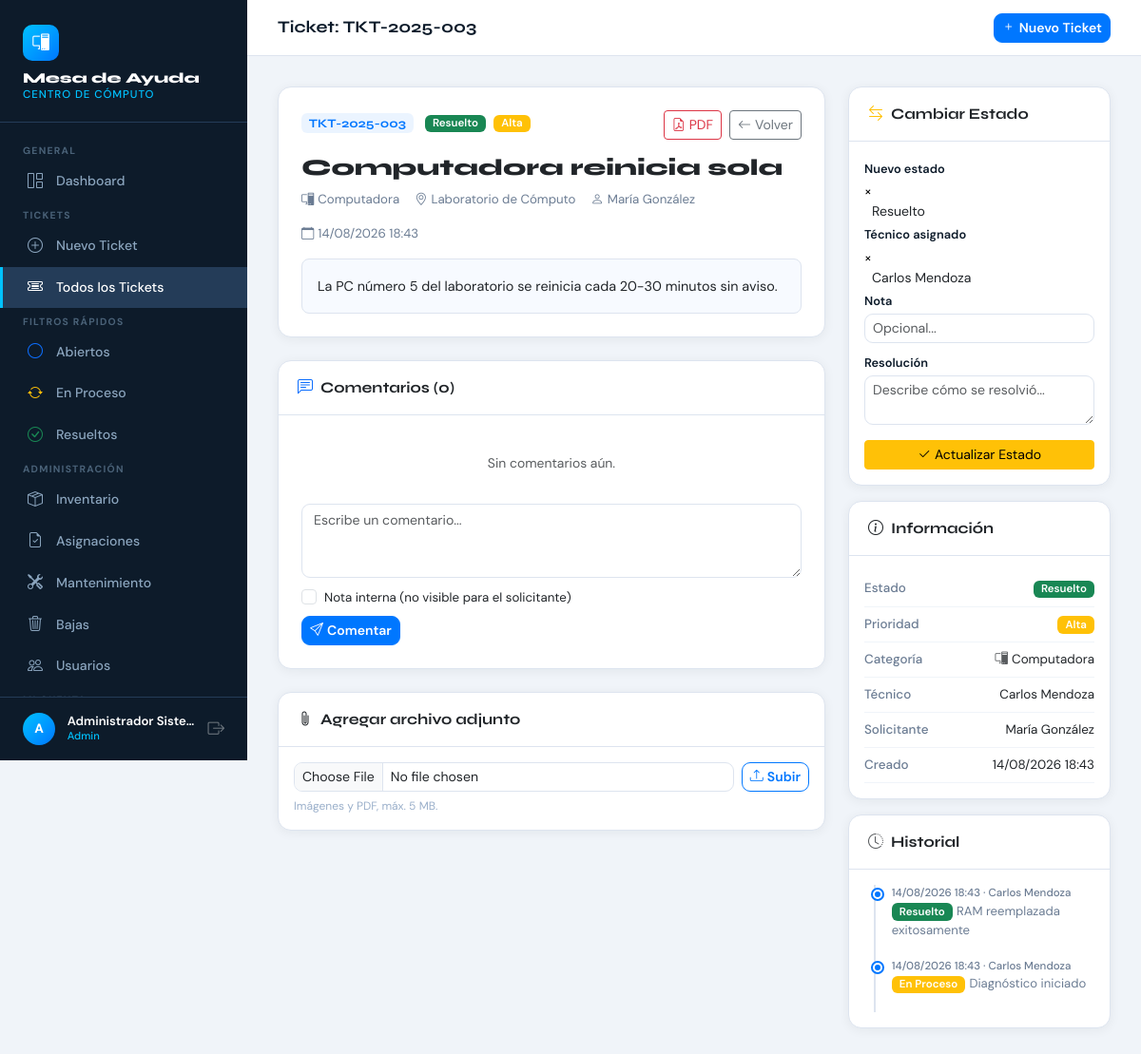
The page /index.php?c=tickets&a=detail&id=3 (signed in) on the database its author committed.
### tables this page shows
CREATE TABLE IF NOT EXISTS tickets (id INT AUTO_INCREMENT PRIMARY KEY, folio VARCHAR(20) NOT NULL UNIQUE, titulo VARCHAR(200) NOT NULL, descripcion TEXT NOT NULL, categoria ENUM('internet','computadora','impresora','proyector','red','software','hardware','otro') NOT NULL, prioridad ENUM('baja','media','alta','critica') NOT NULL DEFAULT 'media', estado ENUM('abierto','en_proceso','en_espera','resuelto','cerrado') NOT NULL DEFAULT 'abierto', ubicacion VARCHAR(150) DEFAULT NULL, usuario_id INT NOT NULL, tecnico_id INT DEFAULT NULL, resolucion TEXT DEFAULT NULL, creado_en DATETIME NOT NULL DEFAULT CURRENT_TIMESTAMP, actualizado_en DATETIME NOT NULL DEFAULT CURRENT_TIMESTAMP ON UPDATE CURRENT_TIMESTAMP, cerrado_en DATETIME DEFAULT NULL, FOREIGN KEY (usuario_id) REFERENCES usuarios(id), FOREIGN KEY (tecnico_id) REFERENCES usuarios(id));

CREATE TABLE IF NOT EXISTS historial_estados (id INT AUTO_INCREMENT PRIMARY KEY, ticket_id INT NOT NULL, usuario_id INT NOT NULL, estado_anterior ENUM('abierto','en_proceso','en_espera','resuelto','cerrado') DEFAULT NULL, estado_nuevo ENUM('abierto','en_proceso','en_espera','resuelto','cerrado') NOT NULL, nota VARCHAR(255) DEFAULT NULL, creado_en DATETIME NOT NULL DEFAULT CURRENT_TIMESTAMP, FOREIGN KEY (ticket_id) REFERENCES tickets(id) ON DELETE CASCADE, FOREIGN KEY (usuario_id) REFERENCES usuarios(id));

### controllers/TicketController.php (called while the page is built, shortened)
<?php
require_once __DIR__ . '/../models/Ticket.php';
class TicketController {
    private Ticket $ticketModel;
    public function __construct() {
        $this->ticketModel  = new Ticket();
    }
    public function detail(): void {
        $id     = (int)($_GET['id'] ?? 0);
        $rol = $_SESSION['user_rol'];
        $esAdmin     = in_array($rol, ['admin','tecnico']);
        $estados     = Ticket::ESTADOS;
        $prioridades = Ticket::PRIORIDADES;
        $categorias  = Ticket::CATEGORIAS;
        $ticket      = $this->ticketModel->getById($id);
        $comentarios = $this->ticketModel->getComentarios($id, $esAdmin);
        $historial   = $this->ticketModel->getHistorial($id);
        require __DIR__ . '/../views/tickets/detail.php';
    }
}

### config/database.php (called while the page is built, shortened)
<?php
class Database {
    private static ?PDO $instance = null;
    public static function getConnection(): PDO {
        if (self::$instance === null) {
            $dsn = "mysql:host=" . DB_HOST . ";dbname=" . DB_NAME . ";charset=" . DB_CHARSET;
            $options = [
                PDO::ATTR_ERRMODE            => PDO::ERRMODE_EXCEPTION,
                PDO::ATTR_DEFAULT_FETCH_MODE => PDO::FETCH_ASSOC,
                PDO::ATTR_EMULATE_PREPARES   => false,
            ];
            try {
                self::$instance = new PDO($dsn, DB_USER, DB_PASS, $options);
            } catch (PDOException $e) {
                die(json_encode(['error' => 'Error de conexión: ' . $e->getMessage()]));
            }
        }
        return self::$instance;
    }
}

### models/Ticket.php (called while the page is built, shortened)
<?php
require_once __DIR__ . '/../config/database.php';
class Ticket {
    private PDO $db;
    public function __construct(){$this->db=Database::getConnection();}
    public function getById(int $id):array|false{
        $s=$this->db->prepare("SELECT t.*,CONCAT(u.nombre,' ',u.apellido) AS nombre_usuario,u.email AS email_usuario,u.departamento AS dept_usuario,CONCAT(te.nombre,' ',te.apellido) AS nombre_tecnico FROM tickets t JOIN usuarios u ON u.id=t.usuario_id LEFT JOIN usuarios te ON te.id=t.tecnico_id WHERE t.id=?");
        $s->execute([$id]);return $s->fetch();
    }
    public function getComentarios(int $tid,bool $admin=false):array{
        $sql="SELECT c.*,CONCAT(u.nombre,' ',u.apellido) AS nombre_usuario,u.rol FROM comentarios c JOIN usuarios u ON u.id=c.usuario_id WHERE c.ticket_id=?";
        if(!$admin)$sql.=" AND c.es_interno=0";$sql.=" ORDER BY c.creado_en ASC";
        $s=$this->db->prepare($sql);$s->execute([$tid]);return $s->fetchAll();
    }
    public function getHistorial(int $tid):array{
        $s=$this->db->prepare("SELECT h.*,CONCAT(u.nombre,' ',u.apellido) AS nombre_usuario FROM historial_estados h JOIN usuarios u ON u.id=h.usuario_id WHERE h.ticket_id=? ORDER BY h.creado_en ASC");
        $s->execute([$tid]);return $s->fetchAll();
    }
}

### views/tickets/detail.php (the view, shortened to what this page needs)
<?php
$pageTitle='Ticket: '.$ticket['folio'];
require __DIR__.'/../layouts/header.php';
$est=$estados[$ticket['estado']]??['label'=>$ticket['estado'],'color'=>'secondary'];
$pri=$prioridades[$ticket['prioridad']]??['label'=>$ticket['prioridad'],'color'=>'secondary'];
$cat=$categorias[$ticket['categoria']]??['label'=>$ticket['categoria'],'icon'=>'bi-tools'];
?>
<div class="row g-4">
  <div class="col-lg-8">
    <div class="card mb-4">
      <div class="card-body p-4">
        <div class="d-flex align-items-start justify-content-between flex-wrap gap-2 mb-3">
          <div>
            <span class="folio-badge me-2"><?=htmlspecialchars($ticket['folio'])?></span>
            <span class="badge bg-<?=$est['color']?>"><?=$est['label']?></span>
            <span class="badge bg-<?=$pri['color']?> ms-1"><?=$pri['label']?></span>
          </div>
          <div class="d-flex gap-2">
            <a href="index.php?c=reports&a=ticket&id=<?=$ticket['id']?>" target="_blank" class="btn btn-sm btn-outline-danger"><i class="bi bi-file-earmark-pdf me-1"></i>PDF</a>
            <a href="index.php?c=tickets" class="btn btn-sm btn-outline-secondary"><i class="bi bi-arrow-left me-1"></i>Volver</a>
          </div>
        </div>
        <h4 style="font-family:'Syne',sans-serif;font-weight:800;margin-bottom:.5rem"><?=htmlspecialchars($ticket['titulo'])?></h4>
        <div class="d-flex flex-wrap gap-3 mb-3" style="font-size:.83rem;color:#6b7c93">
          <span><i class="<?=$cat['icon']?> me-1"></i><?=$cat['label']?></span>
          <?php if($ticket['ubicacion']):?><span><i class="bi bi-geo-alt me-1"></i><?=htmlspecialchars($ticket['ubicacion'])?></span><?php endif;?>
          <span><i class="bi bi-person me-1"></i><?=htmlspecialchars($ticket['nombre_usuario'])?></span>
          <span><i class="bi bi-calendar me-1"></i><?=date('d/m/Y H:i',strtotime($ticket['creado_en']))?></span>
        </div>
        <div class="p-3 rounded-3" style="background:#f7faff;border:1px solid #dde4ef;font-size:.9rem;line-height:1.7;white-space:pre-wrap"><?=htmlspecialchars($ticket['descripcion'])?></div>
      </div>
    </div>
    <div class="card mb-4">
      <div class="card-header"><i class="bi bi-chat-left-text me-2 text-primary"></i>Comentarios (<?=count($comentarios)?>)</div>
      <div class="card-body p-4">
        <?php if(empty($comentarios)):?><p class="text-muted text-center py-3" style="font-size:.87rem">Sin comentarios aún.</p><?php endif;?>
        <?php if(!in_array($ticket['estado'],['cerrado'])):?>
        <form method="POST" class="mt-3">
          <div class="mb-2"><textarea name="mensaje" class="form-control" rows="3" placeholder="Escribe un comentario..." required></textarea></div>
          <?php if($esAdmin):?><div class="form-check mb-2"><input type="checkbox" name="es_interno" class="form-check-input" id="chkInterno"><label class="form-check-label" for="chkInterno" style="font-size:.83rem">Nota interna (no visible para el solicitante)</label></div><?php endif;?>
          <button type="submit" class="btn btn-primary btn-sm"><i class="bi bi-send me-1"></i>Comentar</button>
        </form>
        <?php endif;?>
      </div>
    </div>
    <?php if(!in_array($ticket['estado'],['cerrado'])):?>
    <div class="card mb-4">
      <div class="card-header"><i class="bi bi-paperclip me-2"></i>Agregar archivo adjunto</div>
      <div class="card-body p-3">
        <form method="POST" enctype="multipart/form-data" class="d-flex gap-2 align-items-end flex-wrap">
          <div style="flex:1;min-width:200px"><input type="file" name="adjunto" class="form-control form-control-sm" accept=".jpg,.jpeg,.png,.gif,.webp,.pdf"></div>
          <button type="submit" class="btn btn-outline-primary btn-sm"><i class="bi bi-upload me-1"></i>Subir</button>
        </form>
        <div style="font-size:.75rem;color:#9aafca;margin-top:.4rem">Imágenes y PDF, máx. 5 MB.</div>
      </div>
    </div>
    <?php endif;?>
  </div>
  <div class="col-lg-4">
    <?php if($esAdmin&&!in_array($ticket['estado'],['cerrado'])):?>
    <div class="card mb-3">
      <div class="card-header"><i class="bi bi-arrow-left-right me-2 text-warning"></i>Cambiar Estado</div>
      <div class="card-body p-3">
        <form method="POST">
          <div class="mb-2"><label class="form-label mb-1" style="font-size:.8rem">Nuevo estado</label>
          </div>
          <div class="mb-2"><label class="form-label mb-1" style="font-size:.8rem">Técnico asignado</label>
          </div>
          <div class="mb-2"><label class="form-label mb-1" style="font-size:.8rem">Nota</label><input type="text" name="nota" class="form-control form-control-sm" placeholder="Opcional..."></div>
          <div class="mb-3" id="resDiv" style="display:<?=in_array($ticket['estado'],['resuelto','cerrado'])?'block':'none'?>">
            <label class="form-label mb-1" style="font-size:.8rem">Resolución</label>
            <textarea name="resolucion" class="form-control form-control-sm" rows="2" placeholder="Describe cómo se resolvió..."><?=htmlspecialchars($ticket['resolucion']??'')?></textarea>
          </div>
          <button type="submit" class="btn btn-warning btn-sm w-100" style="color:#000"><i class="bi bi-check2 me-1"></i>Actualizar Estado</button>
        </form>
      </div>
    </div>
    <?php endif;?>
    <div class="card mb-3">
      <div class="card-header"><i class="bi bi-info-circle me-2"></i>Información</div>
      <div class="card-body p-3">
        <?php foreach([['Estado','<span class="badge bg-'.$est['color'].'">'.$est['label'].'</span>'],['Prioridad','<span class="badge bg-'.$pri['color'].'">'.$pri['label'].'</span>'],['Categoría','<i class="'.$cat['icon'].' me-1 text-muted"></i>'.$cat['label']],['Técnico',$ticket['nombre_tecnico']?htmlspecialchars($ticket['nombre_tecnico']):'<span class="text-muted">Sin asignar</span>'],['Solicitante',htmlspecialchars($ticket['nombre_usuario'])],['Creado',date('d/m/Y H:i',strtotime($ticket['creado_en']))],$ticket['cerrado_en']?['Cerrado',date('d/m/Y H:i',strtotime($ticket['cerrado_en']))]:[null,null]] as [$k,$v]):if(!$k)continue;?>
        <div class="d-flex justify-content-between py-2" style="border-bottom:1px solid #f0f4f9;font-size:.84rem">
          <span style="color:#6b7c93;font-weight:500"><?=$k?></span><span><?=$v?></span>
        </div>
        <?php endforeach;?>
      </div>
    </div>
    <div class="card">
      <div class="card-header"><i class="bi bi-clock-history me-2 text-muted"></i>Historial</div>
      <div class="card-body p-3">
        <div class="timeline">
        <?php foreach(array_reverse($historial) as $h):$n=Ticket::ESTADOS[$h['estado_nuevo']]??['label'=>$h['estado_nuevo'],'color'=>'secondary'];?>
        <div class="timeline-item">
          <div class="timeline-date"><?=date('d/m/Y H:i',strtotime($h['creado_en']))?> · <?=htmlspecialchars($h['nombre_usuario'])?></div>
          <div class="timeline-text"><span class="badge bg-<?=$n['color']?> me-1"><?=$n['label']?></span><?php if($h['nota']):?><span style="font-size:.82rem;color:#6b7c93"><?=htmlspecialchars($h['nota'])?></span><?php endif;?></div>
        </div>
        <?php endforeach;?>
        </div>
      </div>
    </div>
  </div>
</div>
<?php require __DIR__.'/../layouts/footer.php';?>

### views/layouts/header.php (shortened to what this page needs)
<!DOCTYPE html>
<html lang="es">
<head>
    <link href="https://cdn.jsdelivr.net/npm/bootstrap@5.3.3/dist/css/bootstrap.min.css" rel="stylesheet">
    <link href="https://cdn.jsdelivr.net/npm/bootstrap-icons@1.11.3/font/bootstrap-icons.css" rel="stylesheet">
    <link href="https://cdn.datatables.net/2.1.8/css/dataTables.bootstrap5.min.css" rel="stylesheet">
    <link href="https://cdn.jsdelivr.net/npm/select2@4.1.0-rc.0/dist/css/select2.min.css" rel="stylesheet">
    <link href="https://cdn.jsdelivr.net/npm/select2-bootstrap-5-theme@1.3.0/dist/select2-bootstrap-5-theme.min.css" rel="stylesheet">
</head>
<body>
<nav id="sidebar">
    <div class="sidebar-brand">
        <div class="logo-icon"><i class="bi bi-pc-display"></i></div>
        <div class="brand-name">Mesa de Ayuda</div>
        <div class="brand-sub">Centro de Cómputo</div>
    </div>
    <div class="sidebar-nav">
        <?php $c = $_GET['c'] ?? 'dashboard'; $a = $_GET['a'] ?? 'index'; $rol = $_SESSION['user_rol'] ?? ''; ?>
        <span class="nav-section-label">General</span>
        <a href="index.php?c=dashboard" class="sidebar-link <?= $c==='dashboard'?'active':'' ?>"><i class="bi bi-grid-1x2"></i> Dashboard</a>
        <span class="nav-section-label">Tickets</span>
        <a href="index.php?c=tickets&a=create" class="sidebar-link <?= $c==='tickets'&&$a==='create'?'active':'' ?>"><i class="bi bi-plus-circle"></i> Nuevo Ticket</a>
        <a href="index.php?c=tickets" class="sidebar-link <?= $c==='tickets'&&$a!=='create'?'active':'' ?>"><i class="bi bi-ticket-detailed"></i> <?= in_array($rol,['admin','tecnico'])?'Todos los Tickets':'Mis Tickets' ?></a>
        <?php if (in_array($rol,['admin','tecnico'])): ?>
        <span class="nav-section-label">Filtros rápidos</span>
        <a href="index.php?c=tickets&estado=abierto" class="sidebar-link"><i class="bi bi-circle text-primary"></i> Abiertos</a>
        <a href="index.php?c=tickets&estado=en_proceso" class="sidebar-link"><i class="bi bi-arrow-repeat text-warning"></i> En Proceso</a>
        <a href="index.php?c=tickets&estado=resuelto" class="sidebar-link"><i class="bi bi-check-circle text-success"></i> Resueltos</a>
        <?php endif; ?>
        <?php if ($rol==='admin'): ?>
        <span class="nav-section-label">Administración</span>
        <a href="index.php?c=inventario" class="sidebar-link <?= $c==='inventario'?'active':'' ?>"><i class="bi bi-box-seam"></i> Inventario</a>
        <a href="index.php?c=asignaciones" class="sidebar-link <?= $c==='asignaciones'?'active':'' ?>"><i class="bi bi-file-earmark-check"></i> Asignaciones</a>
        <a href="index.php?c=mantenimiento" class="sidebar-link <?= $c==='mantenimiento'?'active':'' ?>"><i class="bi bi-tools"></i> Mantenimiento</a>
        <a href="index.php?c=bajas" class="sidebar-link <?= $c==='bajas'?'active':'' ?>"><i class="bi bi-trash3"></i> Bajas</a>
        <a href="index.php?c=users" class="sidebar-link <?= $c==='users'&&$a!=='profile'&&$a!=='register'?'active':'' ?>"><i class="bi bi-people"></i> Usuarios</a>
        <?php endif; ?>
        <span class="nav-section-label">Mi Cuenta</span>
    </div>
    <div class="sidebar-user">
        <div class="user-avatar"><?= strtoupper(substr($_SESSION['user_name']??'U',0,1)) ?></div>
        <div class="user-info" style="min-width:0">
            <div class="user-name"><?= htmlspecialchars($_SESSION['user_name']??'') ?></div>
            <div class="user-role"><?= htmlspecialchars($rol) ?></div>
        </div>
        <a href="index.php?c=auth&a=logout" class="ms-auto text-decoration-none" title="Cerrar sesión"><i class="bi bi-box-arrow-right text-secondary" style="font-size:1.1rem"></i></a>
    </div>
</nav>
<div id="main-content">
    <div class="topbar">
        <span class="topbar-title"><?= $pageTitle ?? 'Dashboard' ?></span>
        <div class="d-flex align-items-center gap-3">
            <a href="index.php?c=tickets&a=create" class="btn btn-primary btn-sm"><i class="bi bi-plus me-1"></i>Nuevo Ticket</a>
        </div>
    </div>
    <div class="page-body">

### rows shown on the page
tickets: folio "Ticket: TKT-2025-003", folio "TKT-2025-003", estado "Resuelto", prioridad "Alta", titulo "Computadora reinicia sola", categoria "Computadora", ubicacion "Laboratorio de Cómputo", creado_en "14/08/2026 18:43", descripcion "La PC número 5 del laboratorio se reinicia cada 20-30 minutos sin aviso."
historial_estados: creado_en "14/08/2026 18:43", nombre_usuario "Carlos Mendoza", estado_nuevo "Resuelto", nota "RAM reemplazada exitosamente"
historial_estados: creado_en "14/08/2026 18:43", nombre_usuario "Carlos Mendoza", estado_nuevo "En Proceso", nota "Diagnóstico iniciado"

### other values the page prints
substr($_SESSION['user_name']??'U',0,1) "A"
$_SESSION['user_name'] "Administrador Siste…"
$rol "Admin"
$ticket['nombre_usuario'] "María González"
count($comentarios) "0"
$k "Estado"
$v "Resuelto"
$k "Prioridad"
$v "Alta"
$k "Categoría"
$v "Computadora"
$k "Técnico"
$v "Carlos Mendoza"
$k "Solicitante"
$v "María González"
